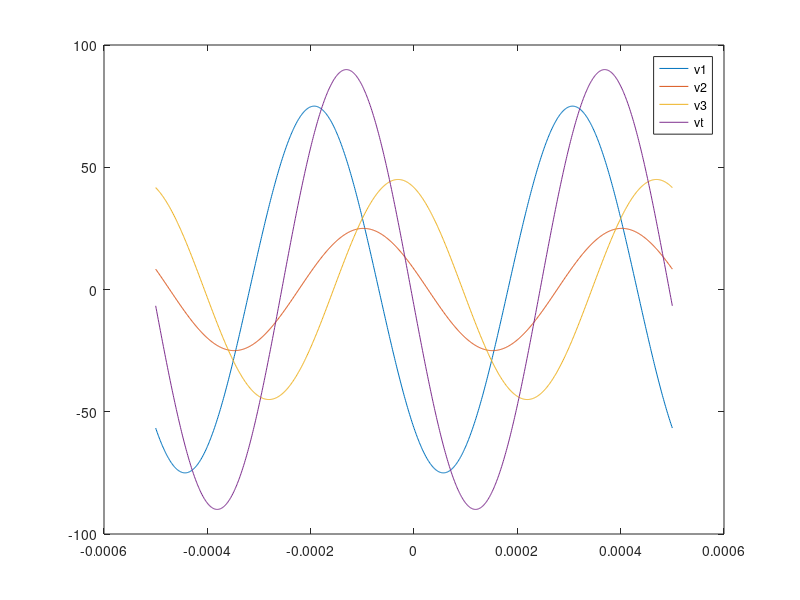
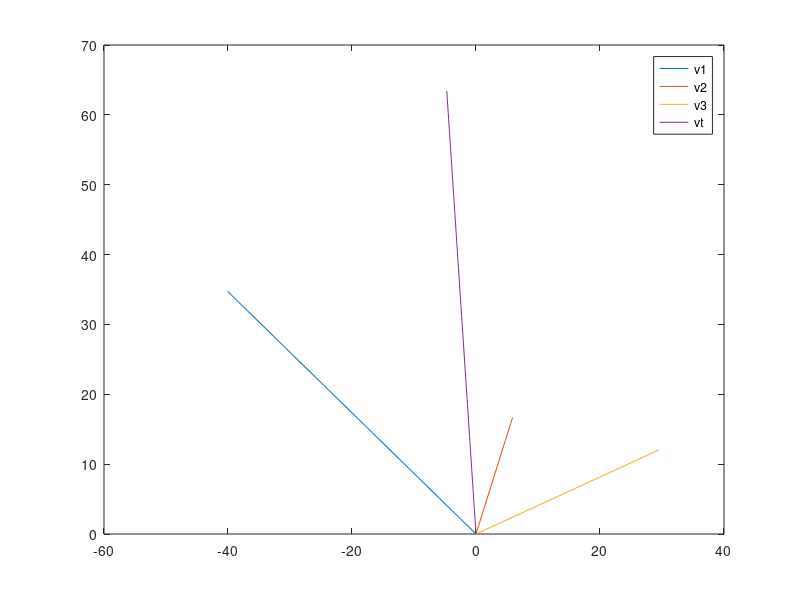
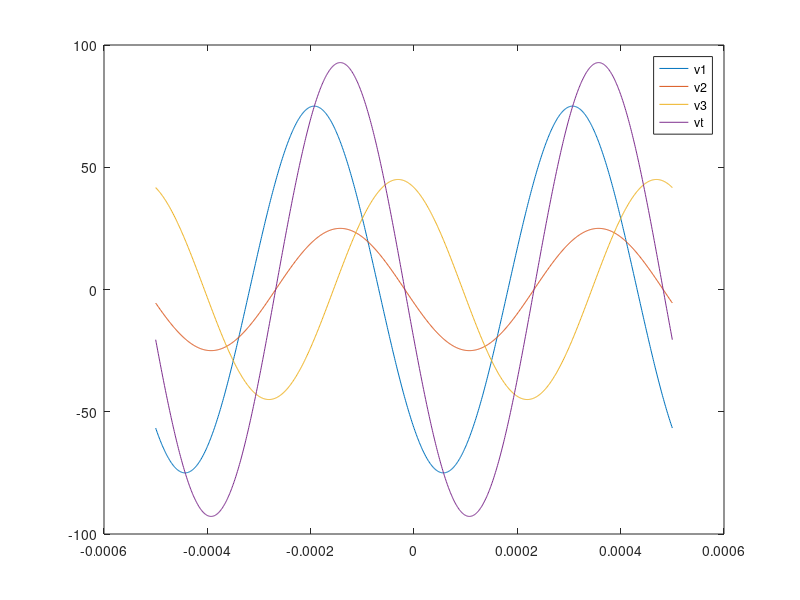

Source code (MATLAB) for these figures, in order:
%Grandezas
f   = 2000;
w   = 4000*pi;
A1  = 75;
A2  = 25;
A3  = 45;
fi1 = acos(-34*(20/12) / A1)
fi2 = acos(  5*(20/12) / A2)
fi3 = acos( 25*(20/12) / A3)
t = linspace(-0.0005,0.0005,1000);

%Sinais no tempo
v1 = A1*cos(w*t + fi1);
v2 = A2*cos(w*t + fi2);
v3 = A3*cos(w*t + fi3);

vt = v1+v2+v3;

%Plot
figure(1);
%xtitle('Tensoes no tempo','Real','Imag');
plot(t,v1,t,v2,t,v3,t,vt);
legend('v1','v2','v3','vt');


%Fasores
v1 = A1/sqrt(2)*exp(i*fi1);
v2 = A2/sqrt(2)*exp(i*fi2);
v3 = A3/sqrt(2)*exp(i*fi3);
vt = v1+v2+v3

%Plot
figure(2);
%xtitle('Fasores das Tensoes','Real','Imag');
plot([0,real(v1)],[0,imag(v1)],[0,real(v2)],[0,imag(v2)],[0,real(v3)],[0,imag(v3)],[0,real(vt)],[0,imag(vt)]);
legend('v1','v2','v3','vt');


%Modificando Vt a partir de v2
%Primeiro, encontro a fase de v1+v3
v13  = v1+v3;
fi13 = atan(imag(v13)/real(v13))
%Agora, posiciono v2 tal que possua fase inversa a de v13
novo_fi2 = fi13 + pi %Aqui tá dando errado, acho que devia ser + pi, talvez...
novo_v2  = A2/sqrt(2)*exp(i*novo_fi2);
%E calculo novo vt
novo_vt = v1+novo_v2+v3;
abs(novo_vt)

%no tempo...
v1 = A1*cos(w*t + fi1);
novo_v2 = A2*cos(w*t + novo_fi2);
v3 = A3*cos(w*t + fi3);
novo_vt = v1+novo_v2+v3;

%Plot
figure(3);
%xtitle('Fasores das Tensoes modificadas','Real','Imag');
plot(t,v1,t,novo_v2,t,v3,t,novo_vt);
legend('v1','v2','v3','vt');
